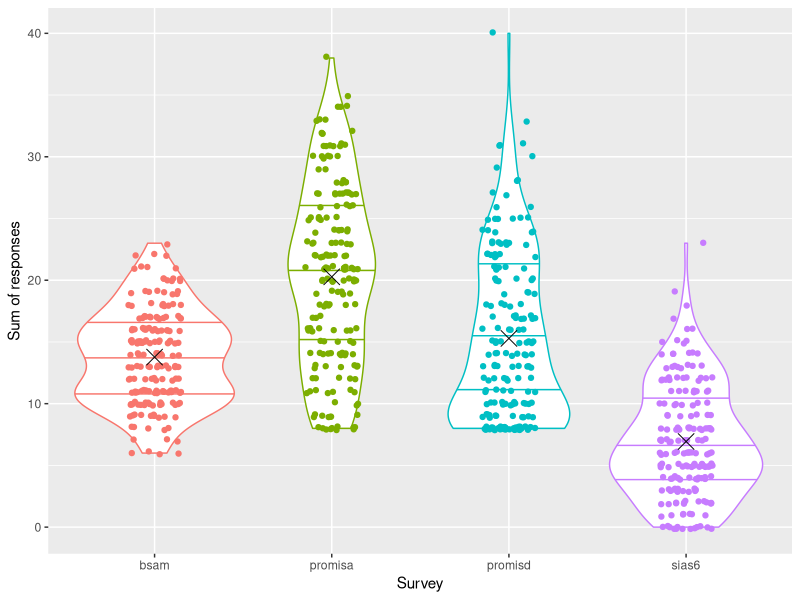
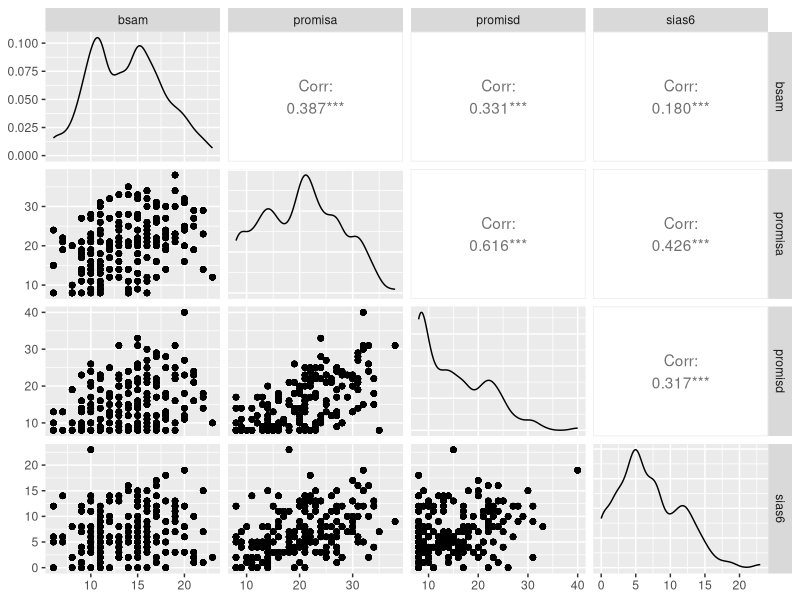
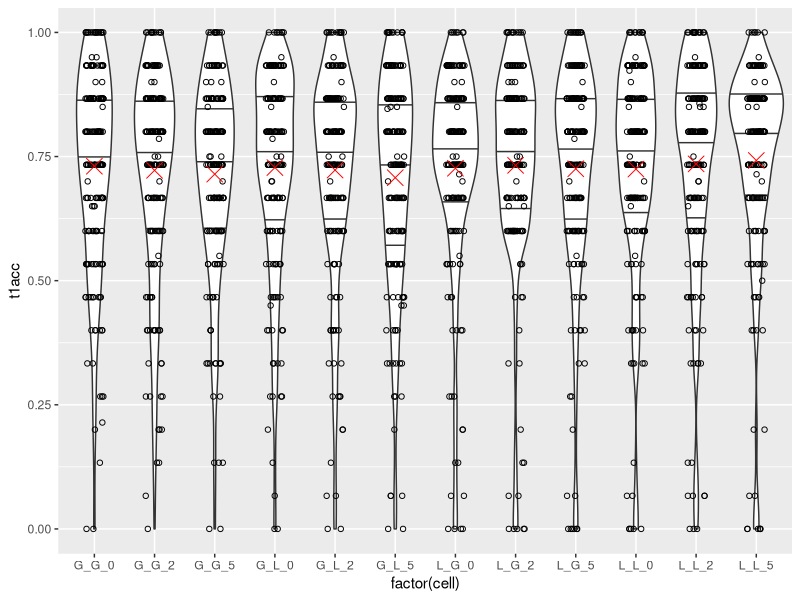
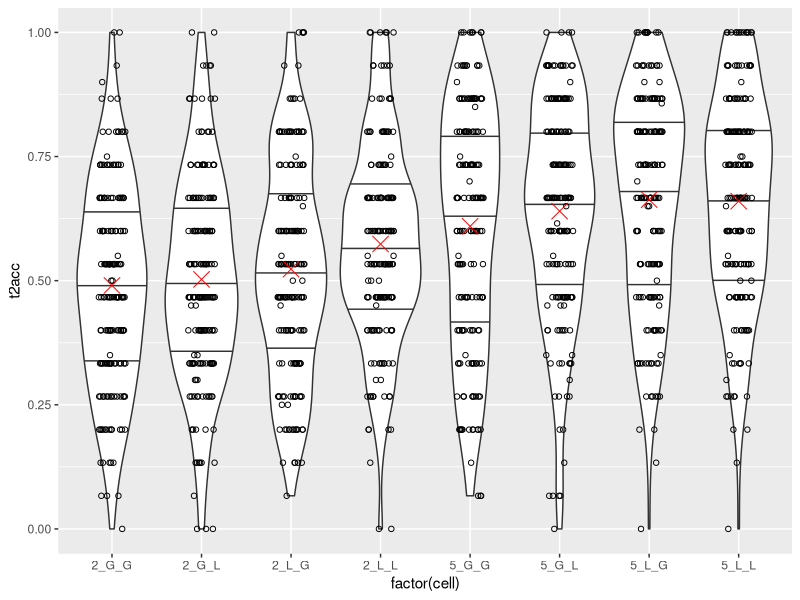
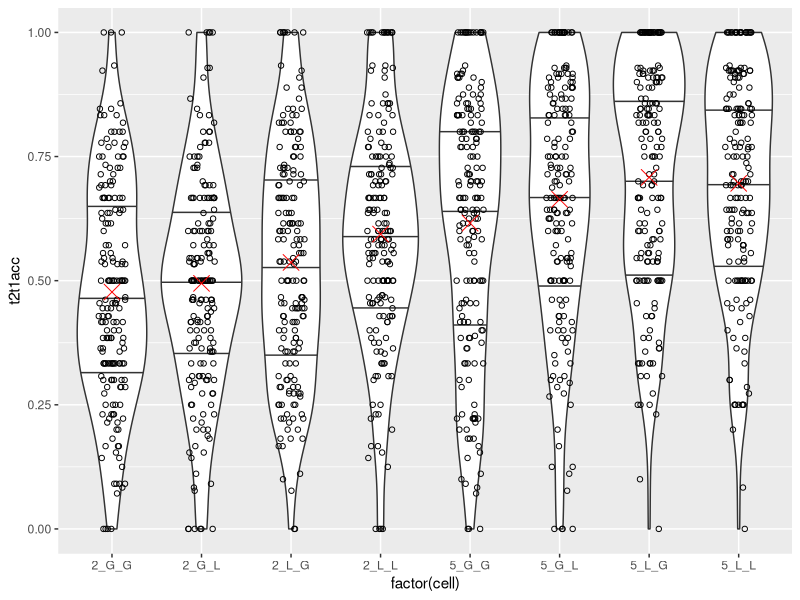
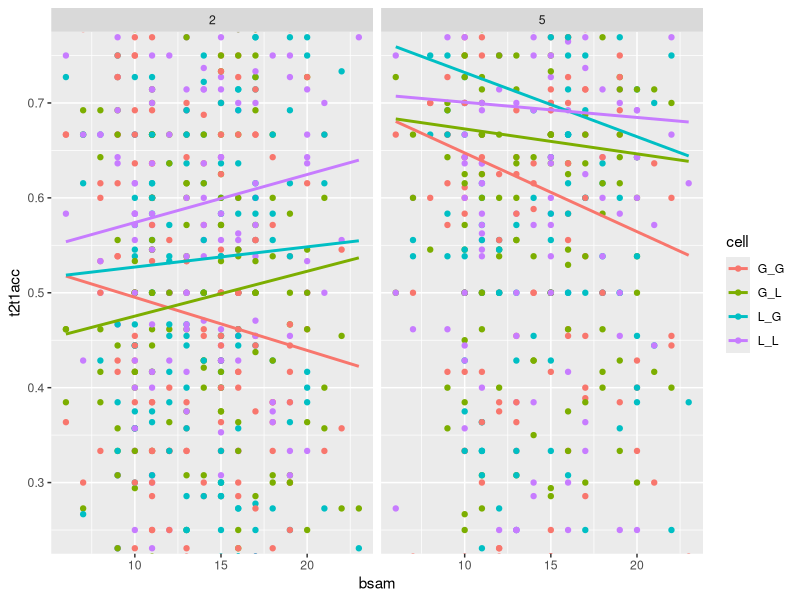
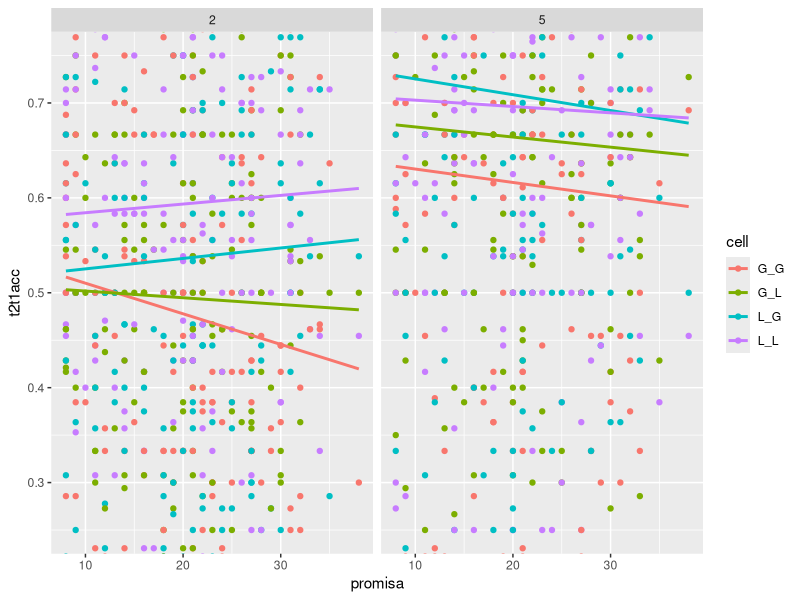
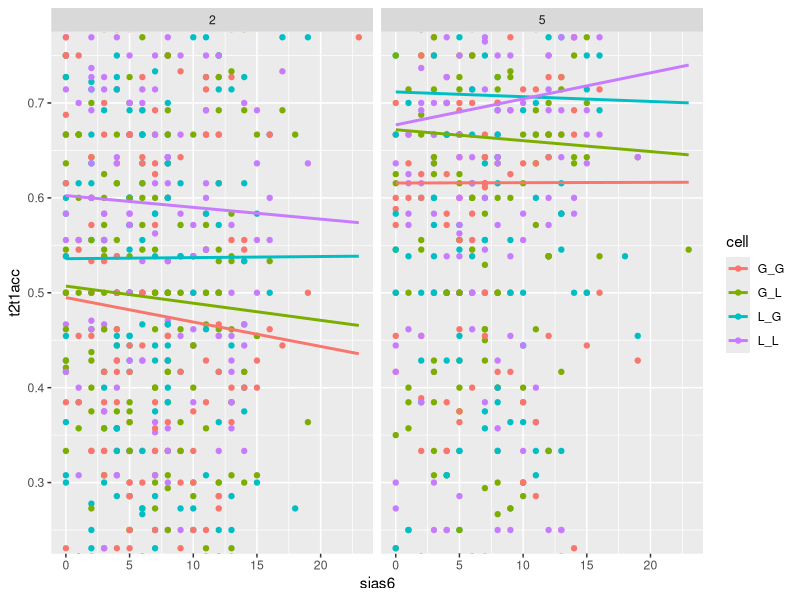

These figures' R source, in order:
## ---- chunk 1
knitr::opts_chunk$set(echo = TRUE)
library(tidyverse)
library(GGally)
library(viridis)
this_file = "05-Exploratory"
## ---- chunk 2
rsvpData = read.csv("rsvpData.csv")
rsvpAggregate = read.csv("rsvpAggregate.csv")
## ---- chunk 3
rsvpAggregate = rsvpAggregate |>
  mutate(t1_level = toupper(substr(t1_level, 1, 1)),
         t2_level = toupper(substr(t2_level, 1, 1)))
## ---- chunk 4
print(length(unique(rsvpData$sub)))
## ---- chunk 5
filterSIAS6 = FALSE
if (filterSIAS6) {
  outlierSubs = c(135)
  rsvpAggregate = rsvpAggregate |>
    filter(!(sub %in% outlierSubs))
  rsvpData = rsvpData |>
    filter(!(sub %in% outlierSubs))
}
## ---- chunk 6
filterPROMISA = FALSE
if (filterPROMISA) {
  outlierSubs = c(237)
  rsvpAggregate = rsvpAggregate |>
    filter(!(sub %in% outlierSubs))
  rsvpData = rsvpData |>
    filter(!(sub %in% outlierSubs))
}
## ---- chunk 7
filterPROMISD = FALSE
if (filterPROMISD) {
  outlierSubs = c(244)
  rsvpAggregate = rsvpAggregate |>
    filter(!(sub %in% outlierSubs))
  rsvpData = rsvpData |>
    filter(!(sub %in% outlierSubs))
}
## ---- chunk 8
filtert1acc = FALSE
if (filtert1acc) {
  outlierSubs = c(109, 127, 132, 149, 162, 167, 180, 184, 187, 189,
                  194, 212, 217, 245, 248, 251, 255, 260, 261, 269,
                  277, 302, 304, 308, 312, 316, 325)
  rsvpAggregate = rsvpAggregate |>
    filter(!(sub %in% outlierSubs))
  rsvpData = rsvpData |>
    filter(!(sub %in% outlierSubs))
}
## ---- chunk 9
filtert1accextreme = FALSE
if (filtert1accextreme) {
  x = rsvpAggregate |>
    group_by(sub) |>
    summarize(t1acc = mean(t1acc), .groups="drop")
  t1acc_median = median(x$t1acc)
  subToKeep = x$sub[x$t1acc >= t1acc_median]
  rsvpAggregate = rsvpAggregate |>
    filter(sub %in% subToKeep)
  rsvpData = rsvpData |>
    filter(sub %in% subToKeep)
}
## ---- chunk 10
print(length(unique(rsvpData$sub)))
## ---- chunk 11
rsvpAggregate |>
  pivot_longer(bsam:promisd, names_to = "survey", values_to = "x") |>
  group_by(sub, survey) |>
  summarize(sum=max(x), .groups="drop") |>
  drop_na(sum) |> 
  ggplot(aes(factor(survey), sum, color=survey)) +
  geom_violin(draw_quantiles=c(.25, .5, .75)) +
  geom_jitter(width=.15, height=.15) +
  theme(legend.position = "none") +
  stat_summary(fun=mean, geom="point", color="black", shape="cross", size=5) +
  #scale_color_viridis(discrete=TRUE) +
  labs(x="Survey", y="Sum of responses")
## ---- chunk 12
columns = c("bsam", "promisa", "promisd", "sias6")
rsvpAggregate |>
  select(all_of(columns)) |>
  drop_na(everything()) |>
  ggpairs()
## ---- chunk 13
x = rsvpAggregate |>
  group_by(sub) |>
  summarize(bsam=mean(bsam),
            promisa=mean(promisa),
            promisd=mean(promisd),
            sias6=mean(sias6))
x |> arrange(bsam) |> tail(10)
x |> arrange(promisa) |> tail(10)
x |> arrange(promisd) |> tail(10)
x |> arrange(sias6) |> tail(10)
## ---- chunk 14
x = rsvpData |>
  filter(blocktyp == "Experiment" & trial_type == "exp") |>
  filter(t1_acc >= 0 & t2_acc >= 0) |>
  group_by(sub, t1_level, t2_level, t2_lag) |>
  summarize(numcor = sum(t1_acc), .groups="drop") |>
  ungroup()

x |>
  arrange(numcor) |>
  head(15)

# Count cells with fewer than this many correct T1 responses
cutoff = 5

x |>
  group_by(sub) |>
  summarize(nlowacc = sum(numcor < cutoff), .groups="drop") |>
  select(sub, nlowacc) |>
  arrange(nlowacc) |>
  tail(10)
## ---- chunk 15
subsWithLowT1Acc = x |>
  filter(numcor < cutoff) |>
  select(sub) |>
  distinct()

subsWithLowT1Acc$sub
## ---- chunk 16
rsvpAggregate |>
  unite("cell", t1_level, t2_level, t2_lag) |>
  ggplot(aes(factor(cell), t1acc)) +
  geom_violin(draw_quantiles=c(.25, .5, .75)) +
  geom_jitter(width=.15, height=0, color="black", shape="circle open") +
  theme(legend.position = "none") +
  stat_summary(fun=mean, geom="point", color="red", shape="cross", size=5)
## ---- chunk 17
rsvpAggregate |>
  filter(t2_lag > 0) |>
  unite("cell", t2_lag, t1_level, t2_level) |>
  ggplot(aes(factor(cell), t2acc)) +
  geom_violin(draw_quantiles=c(.25, .5, .75)) +
  geom_jitter(width=.15, height=0, color="black", shape="circle open") +
  theme(legend.position = "none") +
  stat_summary(fun=mean, geom="point", color="red", shape="cross", size=5)
## ---- chunk 18
rsvpAggregate |>
  filter(t2_lag > 0) |>
  drop_na(t2t1acc) |>
  unite("cell", t2_lag, t1_level, t2_level) |>
  ggplot(aes(factor(cell), t2t1acc)) +
  geom_violin(draw_quantiles=c(.25, .5, .75)) +
  geom_jitter(width=.15, height=0, color="black", shape="circle open") +
  theme(legend.position = "none") +
  stat_summary(fun=mean, geom="point", color="red", shape="cross", size=5)
## ---- chunk 19
rsvpAggregate |>
  drop_na(t2t1acc) |>
  filter(t2_lag > 0) |>
  unite("cell", t1_level, t2_level) |>
  ggplot(aes(x=bsam, y=t2t1acc, color=cell)) +
  geom_point() +
  geom_smooth(method="lm", formula=y~x, se=FALSE) +
  coord_cartesian(ylim = c(0.25, 0.75)) +
  facet_wrap(~t2_lag)

doModel = function(dat) lm(t2t1acc ~ bsam, dat)
getSlope = function(mod) coef(mod)[2]
getSig = function(mod) summary(mod)$coef[2, 4]
getRsq = function(mod) summary(mod)$r.squared

rsvpAggregate |>
  group_by(t2_lag, t1_level, t2_level) |>
  nest() |>
  mutate(model = map(data, doModel)) |>
  mutate(beta = map(model, getSlope),
         sig = map(model, getSig),
         r2 = map(model, getRsq)) |>
  select(!model) |>
  unnest(col=everything()) |>
  summarize(slope=mean(beta),
            p = mean(sig),
            rsq = mean(r2),
            .groups = "drop")
## ---- chunk 20
rsvpAggregate |>
  drop_na(t2t1acc) |>
  filter(t2_lag > 0) |>
  unite("cell", t1_level, t2_level) |>
  ggplot(aes(x=promisa, y=t2t1acc, color=cell)) +
  geom_point() +
  geom_smooth(method="lm", formula=y~x, se=FALSE) +
  coord_cartesian(ylim = c(0.25, 0.75)) +
  facet_wrap(~t2_lag)

doModel = function(dat) lm(t2t1acc ~ promisa, dat)
getSlope = function(mod) coef(mod)[2]
getSig = function(mod) summary(mod)$coef[2, 4]
getRsq = function(mod) summary(mod)$r.squared

rsvpAggregate |>
  group_by(t2_lag, t1_level, t2_level) |>
  nest() |>
  mutate(model = map(data, doModel)) |>
  mutate(beta = map(model, getSlope),
         sig = map(model, getSig),
         r2 = map(model, getRsq)) |>
  select(!model) |>
  unnest(col=everything()) |>
  summarize(slope=mean(beta),
            p = mean(sig),
            rsq = mean(r2),
            .groups = "drop")
## ---- chunk 21
rsvpAggregate |>
  drop_na(t2t1acc) |>
  filter(t2_lag > 0) |>
  unite("cell", t1_level, t2_level) |>
  ggplot(aes(x=sias6, y=t2t1acc, color=cell)) +
  geom_point() +
  geom_smooth(method="lm", formula=y~x, se=FALSE) +
  coord_cartesian(ylim = c(0.25, 0.75)) +
  facet_wrap(~t2_lag)

doModel = function(dat) lm(t2t1acc ~ sias6, dat)
getSlope = function(mod) coef(mod)[2]
getSig = function(mod) summary(mod)$coef[2, 4]
getRsq = function(mod) summary(mod)$r.squared

rsvpAggregate |>
  group_by(t2_lag, t1_level, t2_level) |>
  nest() |>
  mutate(model = map(data, doModel)) |>
  mutate(beta = map(model, getSlope),
         sig = map(model, getSig),
         r2 = map(model, getRsq)) |>
  select(!model) |>
  unnest(col=everything()) |>
  summarize(slope=mean(beta),
            p = mean(sig),
            rsq = mean(r2),
            .groups = "drop")
## ---- chunk 22
rsvpAggregate |>
  drop_na(t2t1acc) |>
  filter(t2_lag > 0) |>
  unite("cell", t1_level, t2_level) |>
  ggplot(aes(x=promisd, y=t2t1acc, color=cell)) +
  geom_point() +
  geom_smooth(method="lm", formula=y~x, se=FALSE) +
  coord_cartesian(ylim = c(0.25, 0.75)) +
  facet_wrap(~t2_lag)

doModel = function(dat) lm(t2t1acc ~ promisd, dat)
getSlope = function(mod) coef(mod)[2]
getSig = function(mod) summary(mod)$coef[2, 4]
getRsq = function(mod) summary(mod)$r.squared

rsvpAggregate |>
  group_by(t2_lag, t1_level, t2_level) |>
  nest() |>
  mutate(model = map(data, doModel)) |>
  mutate(beta = map(model, getSlope),
         sig = map(model, getSig),
         r2 = map(model, getRsq)) |>
  select(!model) |>
  unnest(col=everything()) |>
  summarize(slope=mean(beta),
            p = mean(sig),
            rsq = mean(r2),
            .groups = "drop")
## ---- chunk 23
x = rsvpData |>
  filter(blocktyp == "Experiment" & trial_type == "exp") |>
  filter(t1_acc >= 0 & t2_acc >= 0) |>
  group_by(t1_level, t1) |>
  summarize(t1acc = mean(t1_acc), .groups="drop") |>
  ungroup()

x |>
  ggplot(mapping=aes(t1, t1acc, group=t1_level, fill=t1_level)) +
  coord_cartesian(ylim = c(0.5, 1.0)) +
  geom_col(position = "dodge")

y = x |>
  pivot_wider(names_from = t1_level, values_from = t1acc) |>
  mutate(local_adv = local - global)

y

y |>
  summarize(avg_local_adv = mean(local_adv),
            sum_local_adv = sum(local_adv))

x = rsvpData |>
  filter(blocktyp == "Experiment" & trial_type == "exp") |>
  filter(t1_acc >= 0 & t2_acc >= 0) |>
  group_by(t1_level, t1) |>
  summarize(freq = n(), .groups="drop") |>
  ungroup() |>
  pivot_wider(names_from = t1_level, values_from = freq) |>
  mutate(local_adv = local - global)

x

x |>
  summarize(gmean = mean(global),
            gsd = sqrt(var(global)),
            lmean = mean(local),
            lsd = sqrt(var(global)))
## ---- chunk 24
rsvpData |>
  filter(blocktyp == "Experiment" & trial_type == "exp") |>
  filter(t1_acc >= 0 & t2_acc >= 0) |>
  mutate(t1_resp = toupper(t1_resp)) |>
  group_by(t1_level, t1, t1_resp) |>
  summarize(n = n(), .groups="drop") |>
  ungroup() |>
  pivot_wider(names_from = t1_resp, values_from = n)
## ---- chunk 25
rsvpData |>
  filter(blocktyp == "Experiment" & trial_type == "exp") |>
  filter(t1_acc >= 0 & t2_acc >= 0) |>
  mutate(t1_pos = factor(t1_pos),
         t2_lag = factor(t2_lag),
         t1_level = factor(t1_level)) |>
  group_by(t1_level, t1_pos, t2_lag) |>
  summarize(t1acc = mean(t1_acc), .groups="keep") |>
  ggplot(mapping = aes(x=t1_pos, y=t1acc, color=t2_lag)) +
  geom_line(mapping=aes(group=t2_lag)) +
  geom_point() +
  facet_wrap(~ t1_level) +
  coord_cartesian(ylim = c(0.5, 1.0))
